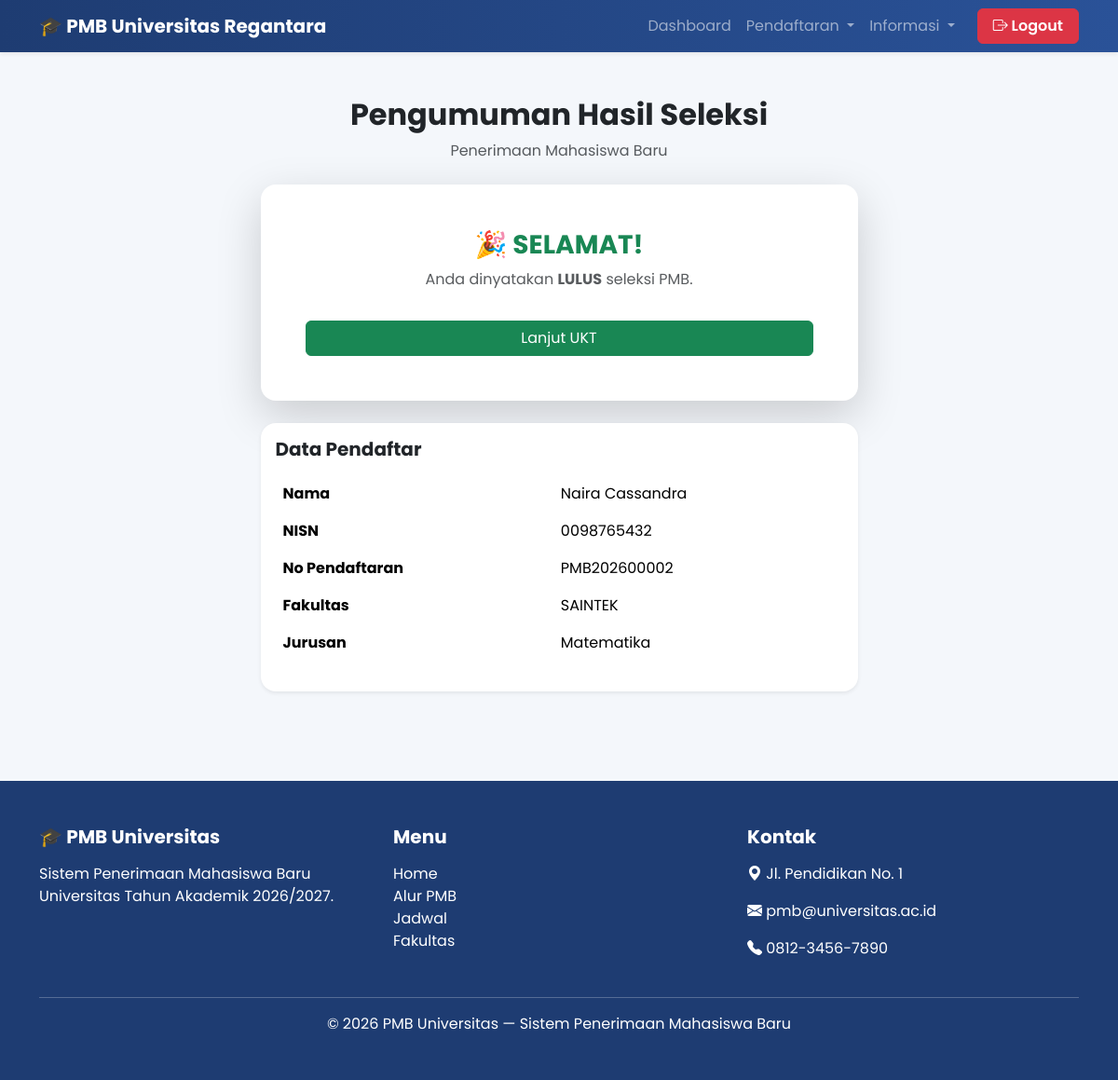
The page /mahasiswa/pengumuman.php (signed in) on the database its author committed.
### tables this page shows
CREATE TABLE `pendaftaran` (
  `id_pendaftaran` int NOT NULL,
  `id_user` int DEFAULT NULL,
  `nama_lengkap` varchar(100) DEFAULT NULL,
  `nik` varchar(20) DEFAULT NULL,
  `nisn` varchar(20) DEFAULT NULL,
  `tempat_lahir` varchar(50) DEFAULT NULL,
  `tanggal_lahir` date DEFAULT NULL,
  `jenis_kelamin` enum('Laki-laki','Perempuan') DEFAULT NULL,
  `agama` varchar(20) DEFAULT NULL,
  `email` varchar(100) DEFAULT NULL,
  `no_hp` varchar(20) DEFAULT NULL,
  `alamat` text,
  `asal_sekolah` varchar(100) DEFAULT NULL,
  `jurusan_sekolah` varchar(100) DEFAULT NULL,
  `tahun_lulus` year DEFAULT NULL,
  `nama_ayah` varchar(100) DEFAULT NULL,
  `pekerjaan_ayah` varchar(100) DEFAULT NULL,
  `nama_ibu` varchar(100) DEFAULT NULL,
  `pekerjaan_ibu` varchar(100) DEFAULT NULL,
  `penghasilan_ortu` varchar(50) DEFAULT NULL,
  `fakultas` varchar(100) DEFAULT NULL,
  `jurusan` varchar(100) DEFAULT NULL,
  `foto` varchar(255) DEFAULT NULL,
  `ijazah` varchar(255) DEFAULT NULL,
  `rapor` varchar(255) DEFAULT NULL,
  `bukti_pembayaran` varchar(255) DEFAULT NULL,
  `status` varchar(20) DEFAULT 'pending',
  `created_at` timestamp NULL DEFAULT CURRENT_TIMESTAMP,
  `no_pendaftaran` varchar(50) DEFAULT NULL,
  `status_berkas` enum('belum_diperiksa','proses_verifikasi','lengkap','tidak_lengkap','revisi') NOT NULL DEFAULT 'belum_diperiksa',
  `status_pembayaran` enum('belum','menunggu','lunas','ditolak') DEFAULT 'belum',
  `status_pengumuman` enum('tutup','buka') DEFAULT 'tutup'
);

### mahasiswa/pengumuman.php (the view, shortened to what this page needs)
<?php
include '../config/koneksi.php';
include 'template/header.php';
include 'template/navbar.php';
$id_user = $_SESSION['id_user'];
$q = mysqli_query($koneksi, "
    SELECT * FROM pendaftaran
    WHERE id_user='$id_user'
    LIMIT 1
");
$data = mysqli_fetch_assoc($q);
?>
<?php
$status = $data['status'];
?>
<div class="container py-5">
    <div class="text-center mb-4">
        <h2 class="fw-bold">Pengumuman Hasil Seleksi</h2>
        <p class="text-muted">Penerimaan Mahasiswa Baru</p>
    </div>
    <div class="row justify-content-center">
        <div class="col-lg-7">
            <div class="card shadow-lg border-0 rounded-4">
                <div class="card-body text-center p-5">
                    <?php if($status == 'diterima'){ ?>
                        <h3 class="fw-bold text-success">🎉 SELAMAT!</h3>
                        <p class="text-muted">Anda dinyatakan <b>LULUS</b> seleksi PMB.</p>
                        <a href="pembayaran.php" class="btn btn-success w-100 mt-3">
                            Lanjut UKT
                        </a>
                    <?php } elseif($status == 'ditolak'){ ?>
                        <h3 class="fw-bold text-danger">MAAF</h3>
                        <p class="text-muted">Anda <b>tidak lolos</b> seleksi PMB.</p>
                    <?php } ?>
                </div>
            </div>
            <div class="card mt-4 border-0 shadow-sm rounded-4">
                <div class="card-body">
                    <h5 class="fw-bold mb-3">Data Pendaftar</h5>
                    <table class="table table-borderless">
                        <tr>
                            <th>Nama</th>
                            <td><?= $data['nama_lengkap'] ?></td>
                        </tr>
                        <tr>
                            <th>NISN</th>
                            <td><?= $data['nisn'] ?></td>
                        </tr>
                        <tr>
                            <th>No Pendaftaran</th>
                            <td><?= $data['no_pendaftaran'] ?></td>
                        </tr>
                        <tr>
                            <th>Fakultas</th>
                            <td><?= $data['fakultas'] ?></td>
                        </tr>
                        <tr>
                            <th>Jurusan</th>
                            <td><?= $data['jurusan'] ?></td>
                        </tr>
                    </table>
                </div>
            </div>
        </div>
    </div>
</div>
<?php include 'template/footer.php'; ?>

### mahasiswa/template/header.php (shortened to what this page needs)
<!DOCTYPE html>
<html lang="id">
<head>
<link href="https://cdn.jsdelivr.net/npm/bootstrap@5.3.3/dist/css/bootstrap.min.css"
rel="stylesheet">
<link rel="stylesheet"
href="https://cdn.jsdelivr.net/npm/bootstrap-icons@1.11.3/font/bootstrap-icons.min.css">
</head>
<body>

### mahasiswa/template/navbar.php (shortened to what this page needs)
<nav class="navbar navbar-expand-lg navbar-dark navbar-custom sticky-top shadow-sm">
<div class="container">
    <a class="navbar-brand fw-bold" href="/pmb/index.php">
        🎓 PMB Universitas Regantara
    </a>
    <div class="collapse navbar-collapse" id="navbarNav">
        <ul class="navbar-nav ms-auto align-items-lg-center">
        <?php if(!isset($_SESSION['id_user'])){ ?>
            <li class="nav-item">
                <a class="nav-link" href="/pmb/index.php">Home</a>
            </li>
            <li class="nav-item">
                <a class="nav-link" href="/pmb/index.php#alur">Alur PMB</a>
            </li>
            <li class="nav-item">
                <a class="nav-link" href="/pmb/index.php#jadwal">Jadwal</a>
            </li>
            <li class="nav-item">
                <a class="nav-link" href="/pmb/index.php#fakultas">Fakultas</a>
            </li>
            <li class="nav-item">
                <a class="nav-link" href="/pmb/index.php#kontak">Kontak</a>
            </li>
            <li class="nav-item ms-3">
                <a class="btn btn-outline-light px-4" href="/pmb/auth/login.php">
                    Login
                </a>
            </li>
            <li class="nav-item ms-2">
                <a class="btn btn-warning px-4 fw-semibold" href="/pmb/auth/register.php">
                    Daftar
                </a>
            </li>
        <?php } else { ?>
            <li class="nav-item">
                <a class="nav-link" href="/pmb/mahasiswa/dashboard.php">
                    Dashboard
                </a>
            </li>
            <li class="nav-item dropdown">
                <a class="nav-link dropdown-toggle" href="#" role="button"
                    data-bs-toggle="dropdown">
                    Pendaftaran
                </a>
            </li>
            <li class="nav-item dropdown">
                <a class="nav-link dropdown-toggle" href="#" role="button"
                    data-bs-toggle="dropdown">
                    Informasi
                </a>
            </li>
            <li class="nav-item ms-lg-3">
                <a class="btn btn-danger px-3 fw-semibold"
                    href="/pmb/auth/logout.php">
                    <i class="bi bi-box-arrow-right"></i>
                    Logout
                </a>
            </li>
        <?php } ?>
        </ul>
    </div>
</div>
</nav>

### mahasiswa/template/footer.php (shortened to what this page needs)
<footer class="footer py-5 mt-5">
<div class="container">
<div class="row">
<div class="col-md-4">
<h5 class="fw-bold">
🎓 PMB Universitas
</h5>
<p class="mt-3">
Sistem Penerimaan Mahasiswa Baru
Universitas Tahun Akademik 2026/2027.
</p>
</div>
<div class="col-md-4">
<h5 class="fw-bold">
Menu
</h5>
<ul class="list-unstyled mt-3">
<li>
<a href="#"
class="text-white text-decoration-none">
Home
</a>
</li>
<li>
<a href="#alur"
class="text-white text-decoration-none">
Alur PMB
</a>
</li>
<li>
<a href="#jadwal"
class="text-white text-decoration-none">
Jadwal
</a>
</li>
<li>
<a href="#fakultas"
class="text-white text-decoration-none">
Fakultas
</a>
</li>
</ul>
</div>
<div class="col-md-4">
<h5 class="fw-bold">
Kontak
</h5>
<p class="mt-3">
<i class="bi bi-geo-alt-fill"></i>
Jl. Pendidikan No. 1
</p>
<p>
<i class="bi bi-envelope-fill"></i>
pmb@universitas.ac.id
</p>
<p>
<i class="bi bi-telephone-fill"></i>
0812-3456-7890
</p>
</div>
</div>
<hr class="border-light mt-4">
<div class="text-center">
© 2026 PMB Universitas —
Sistem Penerimaan Mahasiswa Baru
</div>
</div>
</footer>
</body>
</html>

### mahasiswa/template/header.php (style rules this page uses)
* { font-family:'Poppins',sans-serif; }
body { background:#f4f7fb; }
.navbar-custom { background: linear-gradient( 90deg, #1e3c72, #2a5298 ); }
.footer { background:#1e3c72; color:white; }

### rows shown on the page
pendaftaran: nama_lengkap "Naira Cassandra", nisn "0098765432", no_pendaftaran "PMB202600002", fakultas "SAINTEK", jurusan "Matematika"
